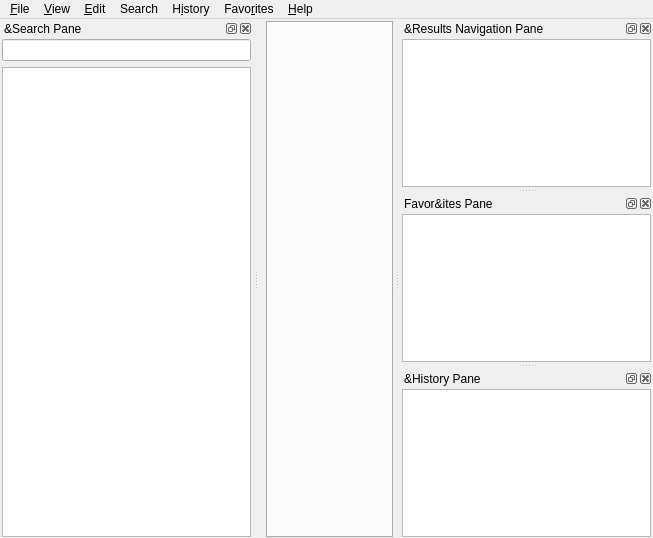
<?xml version="1.0" encoding="UTF-8"?>
<ui version="4.0">
 <class>MainWindow</class>
 <widget class="QMainWindow" name="MainWindow">
  <property name="geometry">
   <rect>
    <x>0</x>
    <y>0</y>
    <width>653</width>
    <height>538</height>
   </rect>
  </property>
  <property name="windowTitle">
   <string notr="true">GoldenDict-ng</string>
  </property>
  <widget class="QWidget" name="centralWidget">
   <layout class="QHBoxLayout" name="centralLayout">
    <property name="leftMargin">
     <number>1</number>
    </property>
    <property name="topMargin">
     <number>2</number>
    </property>
    <property name="rightMargin">
     <number>1</number>
    </property>
    <property name="bottomMargin">
     <number>0</number>
    </property>
    <item>
     <widget class="QSplitter" name="panelSplitter">
      <property name="orientation">
       <enum>Qt::Vertical</enum>
      </property>
      <property name="visible">
       <bool>false</bool>
      </property>
     </widget>
    </item>
    <item>
     <widget class="MainTabWidget" name="tabWidget">
      <property name="currentIndex">
       <number>0</number>
      </property>
      <property name="iconSize">
       <size>
        <width>16</width>
        <height>16</height>
       </size>
      </property>
      <property name="elideMode">
       <enum>Qt::ElideRight</enum>
      </property>
     </widget>
    </item>
   </layout>
  </widget>
  <widget class="QMenuBar" name="menubar">
   <property name="geometry">
    <rect>
     <x>0</x>
     <y>0</y>
     <width>653</width>
     <height>21</height>
    </rect>
   </property>
   <widget class="QMenu" name="menuFile">
    <property name="title">
     <string>&amp;File</string>
    </property>
    <addaction name="newTab"/>
    <addaction name="separator"/>
    <addaction name="pageSetup"/>
    <addaction name="printPreview"/>
    <addaction name="print"/>
    <addaction name="separator"/>
    <addaction name="saveArticle"/>
    <addaction name="separator"/>
    <addaction name="rescanFiles"/>
    <addaction name="separator"/>
    <addaction name="actionCloseToTray"/>
    <addaction name="quit"/>
   </widget>
   <widget class="QMenu" name="menu_Edit">
    <property name="title">
     <string>&amp;Edit</string>
    </property>
    <addaction name="dictionaries"/>
    <addaction name="preferences"/>
   </widget>
   <widget class="QMenu" name="menu_Help">
    <property name="title">
     <string>&amp;Help</string>
    </property>
    <addaction name="showReference"/>
    <addaction name="separator"/>
    <addaction name="visitHomepage"/>
    <addaction name="visitForum"/>
    <addaction name="separator"/>
    <addaction name="openConfigFolder"/>
    <addaction name="separator"/>
    <addaction name="about"/>
   </widget>
   <widget class="QMenu" name="menuView">
    <property name="title">
     <string>&amp;View</string>
    </property>
    <widget class="QMenu" name="menuZoom">
     <property name="title">
      <string>&amp;Zoom</string>
     </property>
    </widget>
    <addaction name="menuZoom"/>
   </widget>
   <widget class="QMenu" name="menuHistory">
    <property name="title">
     <string>H&amp;istory</string>
    </property>
    <addaction name="showHideHistory"/>
    <addaction name="exportHistory"/>
    <addaction name="importHistory"/>
    <addaction name="separator"/>
    <addaction name="clearHistory"/>
   </widget>
   <widget class="QMenu" name="menuSearch">
    <property name="title">
     <string>Search</string>
    </property>
    <addaction name="searchInPageAction"/>
    <addaction name="fullTextSearchAction"/>
   </widget>
   <widget class="QMenu" name="menuFavorites">
    <property name="title">
     <string>Favo&amp;rites</string>
    </property>
    <addaction name="showHideFavorites"/>
    <addaction name="exportFavorites"/>
    <addaction name="importFavorites"/>
    <addaction name="separator"/>
    <addaction name="actionAddToFavorites"/>
    <addaction name="separator"/>
    <addaction name="clearFavorites"/>
   </widget>
   <addaction name="menuFile"/>
   <addaction name="menuView"/>
   <addaction name="menu_Edit"/>
   <addaction name="menuSearch"/>
   <addaction name="menuHistory"/>
   <addaction name="menuFavorites"/>
   <addaction name="menu_Help"/>
  </widget>
  <widget class="QDockWidget" name="searchPane">
   <property name="windowTitle">
    <string>&amp;Search Pane</string>
   </property>
   <attribute name="dockWidgetArea">
    <number>1</number>
   </attribute>
   <widget class="SearchPaneWidget" name="searchPaneWidget">
    <property name="sizePolicy">
     <sizepolicy hsizetype="Preferred" vsizetype="Preferred">
      <horstretch>0</horstretch>
      <verstretch>0</verstretch>
     </sizepolicy>
    </property>
    <layout class="QVBoxLayout" name="verticalLayout">
     <property name="leftMargin">
      <number>2</number>
     </property>
     <property name="topMargin">
      <number>1</number>
     </property>
     <property name="rightMargin">
      <number>2</number>
     </property>
     <property name="bottomMargin">
      <number>1</number>
     </property>
     <item>
      <widget class="QLineEdit" name="translateLine">
       <property name="frame">
        <bool>true</bool>
       </property>
      </widget>
     </item>
     <item>
      <widget class="QListWidget" name="wordList"/>
     </item>
    </layout>
   </widget>
  </widget>
  <widget class="QDockWidget" name="dictsPane">
   <property name="windowTitle">
    <string>&amp;Results Navigation Pane</string>
   </property>
   <attribute name="dockWidgetArea">
    <number>2</number>
   </attribute>
   <widget class="DictsPaneWidget" name="dictsPaneWidget">
    <layout class="QVBoxLayout" name="verticalLayout_2">
     <property name="leftMargin">
      <number>2</number>
     </property>
     <property name="topMargin">
      <number>1</number>
     </property>
     <property name="rightMargin">
      <number>2</number>
     </property>
     <property name="bottomMargin">
      <number>1</number>
     </property>
     <item>
      <widget class="QListWidget" name="dictsList"/>
     </item>
    </layout>
   </widget>
  </widget>
  <widget class="QDockWidget" name="favoritesPane">
   <property name="windowTitle">
    <string>Favor&amp;ites Pane</string>
   </property>
   <attribute name="dockWidgetArea">
    <number>2</number>
   </attribute>
   <widget class="FavoritesPaneWidget" name="favoritesPaneWidget">
    <layout class="QVBoxLayout" name="verticalLayout_3">
     <property name="leftMargin">
      <number>2</number>
     </property>
     <property name="topMargin">
      <number>1</number>
     </property>
     <property name="rightMargin">
      <number>2</number>
     </property>
     <property name="bottomMargin">
      <number>1</number>
     </property>
     <item>
      <widget class="QTreeView" name="favoritesTree"/>
     </item>
    </layout>
   </widget>
  </widget>
  <widget class="QDockWidget" name="historyPane">
   <property name="windowTitle">
    <string>&amp;History Pane</string>
   </property>
   <attribute name="dockWidgetArea">
    <number>2</number>
   </attribute>
   <widget class="HistoryPaneWidget" name="historyPaneWidget">
    <layout class="QVBoxLayout" name="verticalLayout_4">
     <property name="spacing">
      <number>2</number>
     </property>
     <property name="leftMargin">
      <number>2</number>
     </property>
     <property name="topMargin">
      <number>1</number>
     </property>
     <property name="rightMargin">
      <number>2</number>
     </property>
     <property name="bottomMargin">
      <number>1</number>
     </property>
     <item>
      <widget class="QListView" name="historyList"/>
     </item>
    </layout>
   </widget>
  </widget>
  <action name="dictionaries">
   <property name="icon">
    <iconset resource="../../resources.qrc">
     <normaloff>:/icons/book.svg</normaloff>:/icons/book.svg</iconset>
   </property>
   <property name="text">
    <string>&amp;Dictionaries...</string>
   </property>
   <property name="shortcut">
    <string notr="true">F3</string>
   </property>
   <property name="menuRole">
    <enum>QAction::NoRole</enum>
   </property>
  </action>
  <action name="preferences">
   <property name="icon">
    <iconset resource="../../resources.qrc">
     <normaloff>:/icons/configure.svg</normaloff>:/icons/configure.svg</iconset>
   </property>
   <property name="text">
    <string>&amp;Preferences...</string>
   </property>
   <property name="shortcut">
    <string notr="true">F4</string>
   </property>
   <property name="menuRole">
    <enum>QAction::PreferencesRole</enum>
   </property>
  </action>
  <action name="visitHomepage">
   <property name="text">
    <string>&amp;Homepage</string>
   </property>
   <property name="menuRole">
    <enum>QAction::NoRole</enum>
   </property>
  </action>
  <action name="about">
   <property name="text">
    <string>&amp;About</string>
   </property>
   <property name="toolTip">
    <string>About GoldenDict-ng</string>
   </property>
   <property name="menuRole">
    <enum>QAction::AboutRole</enum>
   </property>
  </action>
  <action name="quit">
   <property name="text">
    <string>&amp;Quit</string>
   </property>
   <property name="toolTip">
    <string>Quit from application</string>
   </property>
   <property name="shortcut">
    <string notr="true">Ctrl+Q</string>
   </property>
   <property name="menuRole">
    <enum>QAction::QuitRole</enum>
   </property>
  </action>
  <action name="visitForum">
   <property name="text">
    <string>&amp;Forum</string>
   </property>
   <property name="menuRole">
    <enum>QAction::NoRole</enum>
   </property>
  </action>
  <action name="actionCloseToTray">
   <property name="text">
    <string>&amp;Close To Tray</string>
   </property>
   <property name="toolTip">
    <string>Minimizes the window to tray</string>
   </property>
   <property name="shortcut">
    <string notr="true">Ctrl+F4</string>
   </property>
   <property name="menuRole">
    <enum>QAction::NoRole</enum>
   </property>
  </action>
  <action name="saveArticle">
   <property name="icon">
    <iconset>
     <normalon>:/icons/filesave.png</normalon>
    </iconset>
   </property>
   <property name="text">
    <string>&amp;Save Article</string>
   </property>
   <property name="toolTip">
    <string>Save Article</string>
   </property>
   <property name="shortcut">
    <string notr="true">F2</string>
   </property>
   <property name="menuRole">
    <enum>QAction::NoRole</enum>
   </property>
  </action>
  <action name="print">
   <property name="icon">
    <iconset resource="../../resources.qrc">
     <normaloff>:/icons/print.svg</normaloff>:/icons/print.svg</iconset>
   </property>
   <property name="text">
    <string>&amp;Print</string>
   </property>
   <property name="shortcut">
    <string notr="true">Ctrl+P</string>
   </property>
   <property name="menuRole">
    <enum>QAction::NoRole</enum>
   </property>
  </action>
  <action name="pageSetup">
   <property name="text">
    <string>Page Set&amp;up</string>
   </property>
   <property name="menuRole">
    <enum>QAction::NoRole</enum>
   </property>
  </action>
  <action name="printPreview">
   <property name="text">
    <string>Print Pre&amp;view</string>
   </property>
   <property name="menuRole">
    <enum>QAction::NoRole</enum>
   </property>
  </action>
  <action name="rescanFiles">
   <property name="text">
    <string>&amp;Rescan Files</string>
   </property>
   <property name="shortcut">
    <string notr="true">Ctrl+F5</string>
   </property>
   <property name="menuRole">
    <enum>QAction::NoRole</enum>
   </property>
  </action>
  <action name="clearHistory">
   <property name="text">
    <string>&amp;Clear</string>
   </property>
   <property name="menuRole">
    <enum>QAction::NoRole</enum>
   </property>
  </action>
  <action name="newTab">
   <property name="icon">
    <iconset resource="../../resources.qrc">
     <normaloff>:/icons/addtab.svg</normaloff>:/icons/addtab.svg</iconset>
   </property>
   <property name="text">
    <string>&amp;New Tab</string>
   </property>
   <property name="shortcut">
    <string notr="true">Ctrl+T</string>
   </property>
   <property name="shortcutContext">
    <enum>Qt::WidgetShortcut</enum>
   </property>
   <property name="menuRole">
    <enum>QAction::NoRole</enum>
   </property>
  </action>
  <action name="openConfigFolder">
   <property name="text">
    <string>&amp;Configuration Folder</string>
   </property>
   <property name="shortcut">
    <string notr="true">F11</string>
   </property>
   <property name="menuRole">
    <enum>QAction::NoRole</enum>
   </property>
  </action>
  <action name="showHideHistory">
   <property name="text">
    <string>&amp;Show</string>
   </property>
   <property name="shortcut">
    <string>Ctrl+H</string>
   </property>
   <property name="menuRole">
    <enum>QAction::NoRole</enum>
   </property>
  </action>
  <action name="exportHistory">
   <property name="text">
    <string>&amp;Export</string>
   </property>
   <property name="menuRole">
    <enum>QAction::NoRole</enum>
   </property>
  </action>
  <action name="importHistory">
   <property name="text">
    <string>&amp;Import</string>
   </property>
   <property name="menuRole">
    <enum>QAction::NoRole</enum>
   </property>
  </action>
  <action name="alwaysOnTop">
   <property name="checkable">
    <bool>true</bool>
   </property>
   <property name="text">
    <string>&amp;Always on Top</string>
   </property>
   <property name="toolTip">
    <string>Always on Top</string>
   </property>
   <property name="shortcut">
    <string>Ctrl+O</string>
   </property>
  </action>
  <action name="menuOptions">
   <property name="icon">
    <iconset resource="../../resources.qrc">
     <normaloff>:/icons/menu_button.svg</normaloff>:/icons/menu_button.svg</iconset>
   </property>
   <property name="text">
    <string>Menu Button</string>
   </property>
   <property name="toolTip">
    <string>Menu Button</string>
   </property>
  </action>
  <action name="searchInPageAction">
   <property name="text">
    <string>Search in page</string>
   </property>
   <property name="shortcut">
    <string notr="true">Ctrl+F</string>
   </property>
   <property name="menuRole">
    <enum>QAction::TextHeuristicRole</enum>
   </property>
  </action>
  <action name="fullTextSearchAction">
   <property name="text">
    <string>Full-text search</string>
   </property>
   <property name="shortcut">
    <string notr="true">Ctrl+Shift+F</string>
   </property>
   <property name="shortcutContext">
    <enum>Qt::WidgetWithChildrenShortcut</enum>
   </property>
   <property name="menuRole">
    <enum>QAction::TextHeuristicRole</enum>
   </property>
  </action>
  <action name="showReference">
   <property name="text">
    <string>GoldenDict reference</string>
   </property>
   <property name="shortcut">
    <string notr="true">F1</string>
   </property>
  </action>
  <action name="showHideFavorites">
   <property name="text">
    <string>Show</string>
   </property>
   <property name="shortcut">
    <string notr="true">Ctrl+I</string>
   </property>
  </action>
  <action name="exportFavorites">
   <property name="text">
    <string>Export</string>
   </property>
  </action>
  <action name="importFavorites">
   <property name="text">
    <string>Import</string>
   </property>
  </action>
  <action name="actionAddToFavorites">
   <property name="text">
    <string>Add</string>
   </property>
   <property name="statusTip">
    <string>Add current tab to Favorites</string>
   </property>
   <property name="shortcut">
    <string notr="true">Ctrl+E</string>
   </property>
  </action>
  <action name="clearFavorites">
   <property name="text">
    <string>&amp;Clear</string>
   </property>
  </action>
 </widget>
 <customwidgets>
  <customwidget>
   <class>SearchPaneWidget</class>
   <extends>QWidget</extends>
   <header>searchpanewidget.hh</header>
   <container>1</container>
  </customwidget>
  <customwidget>
   <class>DictsPaneWidget</class>
   <extends>QWidget</extends>
   <header>dictspanewidget.hh</header>
   <container>1</container>
  </customwidget>
  <customwidget>
   <class>MainTabWidget</class>
   <extends>QTabWidget</extends>
   <header>maintabwidget.hh</header>
   <container>1</container>
  </customwidget>
  <customwidget>
   <class>HistoryPaneWidget</class>
   <extends>QWidget</extends>
   <header>historypanewidget.hh</header>
   <container>1</container>
  </customwidget>
  <customwidget>
   <class>FavoritesPaneWidget</class>
   <extends>QWidget</extends>
   <header>favoritespanewidget.hh</header>
   <container>1</container>
  </customwidget>
 </customwidgets>
 <tabstops>
  <tabstop>translateLine</tabstop>
  <tabstop>tabWidget</tabstop>
  <tabstop>dictsList</tabstop>
 </tabstops>
 <resources>
  <include location="../../resources.qrc"/>
 </resources>
 <connections/>
</ui>
